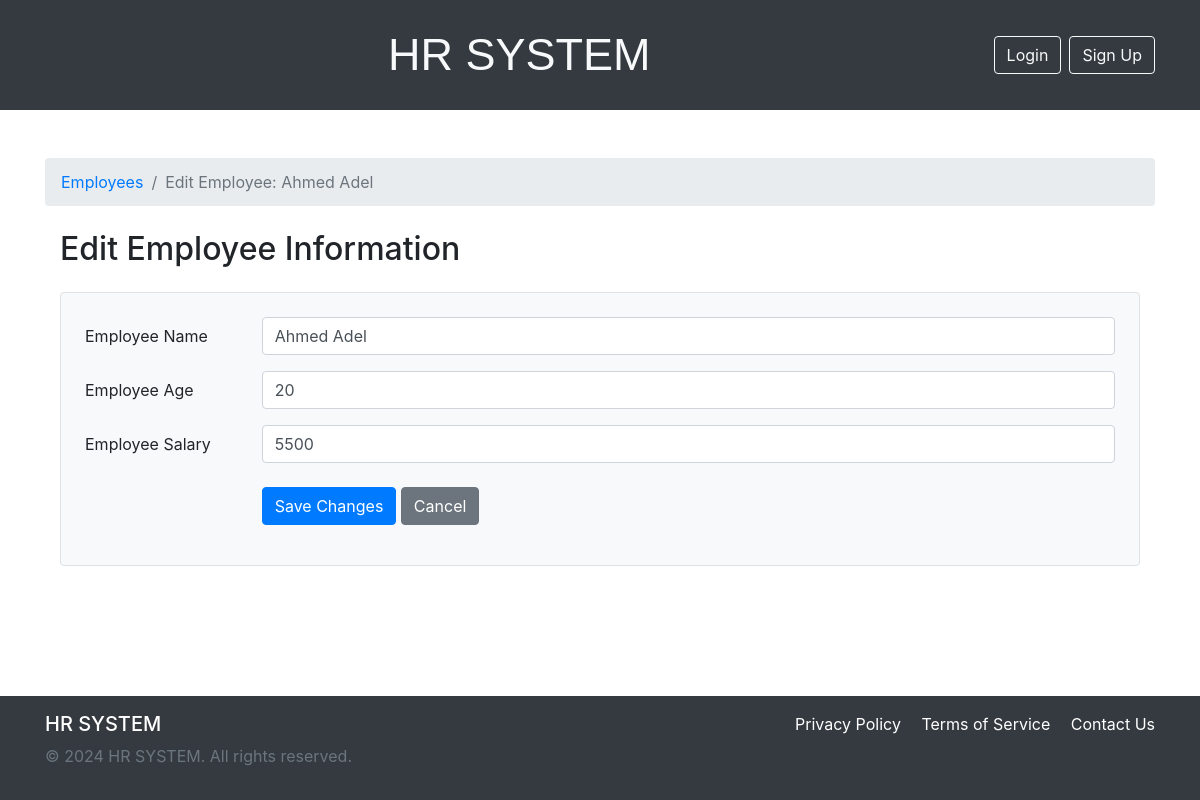
The page /employees/employee/1/edit on the database its author committed.
### employee/models.py (models this page shows, shortened)
class Employee(models.Model):
    name = models.CharField(max_length=100)
    age = models.IntegerField()
    salary = models.IntegerField()

### employee/views.py (the view, shortened to what this page needs)
# urls.py: path('employee/<int:employee_id>/edit', EmployeeView.editEmployeeView.as_view(), name="editEmployee"),
class editEmployeeView(UpdateView):
    model = Employee
    form_class = EmployeeForm
    template_name = 'employee/editEmployee.html'
    pk_url_kwarg = 'employee_id'
    context_object_name = 'employee'

### employee/forms.py
class EmployeeForm(forms.ModelForm):
    class Meta:
        model = Employee
        fields = ['name', 'age', 'salary']

### template/employee/editEmployee.html (shortened to what this page needs)
{% extends 'base.html' %}
{% block breadcrumb %}
    <li class="breadcrumb-item"><a href="{% url 'employee:employeesList' %}">Employees</a></li>
    <li class="breadcrumb-item active" aria-current="page">Edit Employee: {{ employee.name }}</li>
{% endblock %}
{% block content %}
<div class="container mt-4">
    <h2 class="mb-4">Edit Employee Information</h2>
    <form method="POST" class="bg-light p-4 border rounded">
        <div class="form-group row mb-3">
            <label for="employeeName" class="col-sm-2 col-form-label">Employee Name</label>
            <div class="col-sm-10">
                <input type="text" class="form-control" id="employeeName" name="employeeName" value="{{ employee.name }}" required>
            </div>
        </div>
        <div class="form-group row mb-3">
            <label for="employeeAge" class="col-sm-2 col-form-label">Employee Age</label>
            <div class="col-sm-10">
                <input type="text" class="form-control" id="employeeAge" name="employeeAge" value="{{ employee.age }}" required>
            </div>
        </div>
        <div class="form-group row mb-3">
            <label for="employeeSalary" class="col-sm-2 col-form-label">Employee Salary</label>
            <div class="col-sm-10">
                <input type="text" class="form-control" id="employeeSalary" name="employeeName" value="{{ employee.salary }}" required>
            </div>
        </div>
        <div class="form-group row mt-4">
            <div class="col-sm-10 offset-sm-2">
                <button type="submit" class="btn btn-primary">Save Changes</button>
                <a href="{% url 'employee:EmployeeDetails' employee.id %}" class="btn btn-secondary">Cancel</a>
            </div>
        </div>
    </form>
</div>
{% endblock %}

### template/base.html (style rules this page uses)
html, body { height: 100%; margin: 0; display: flex; flex-direction: column; }

### rows shown on the page
Employee: name "Ahmed Adel", employeeName "Ahmed Adel", employeeAge "20", employeeName "5500"
